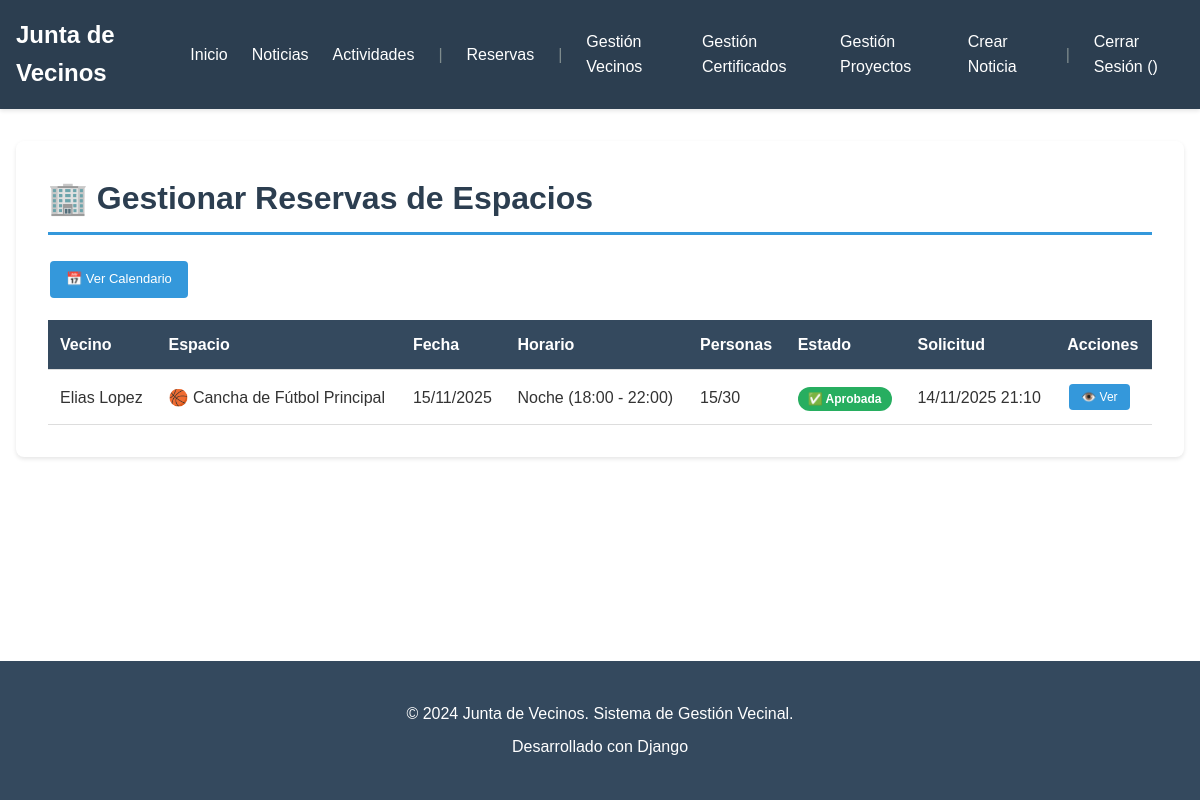
The page /reservas/gestionar/ (signed in) on the database its author committed.
### gestion/models.py (models this page shows, shortened)
class ReservaEspacio(models.Model):
    ESTADO_CHOICES = [
        ('pendiente', 'Pendiente'),
        ('aprobada', 'Aprobada'),
        ('rechazada', 'Rechazada'),
        ('cancelada', 'Cancelada'),
    ]
    HORARIO_CHOICES = [
        ('manana', 'Mañana (08:00 - 13:00)'),
        ('tarde', 'Tarde (13:00 - 18:00)'),
        ('noche', 'Noche (18:00 - 22:00)'),
        ('dia_completo', 'Día Completo (08:00 - 22:00)'),
    ]
    vecino = models.ForeignKey(Vecino, on_delete=models.CASCADE, related_name='reservas')
    espacio = models.ForeignKey(EspacioComunitario, on_delete=models.CASCADE, related_name='reservas')
    fecha = models.DateField()
    horario = models.CharField(max_length=20, choices=HORARIO_CHOICES)
    motivo = models.TextField(help_text="Motivo de la reserva")
    cantidad_personas = models.IntegerField(help_text="Cantidad estimada de personas")
    estado = models.CharField(max_length=20, choices=ESTADO_CHOICES, default='pendiente')
    fecha_solicitud = models.DateTimeField(auto_now_add=True)
    fecha_respuesta = models.DateTimeField(null=True, blank=True)
    observaciones_admin = models.TextField(blank=True, help_text="Observaciones del administrador")
    class Meta:
        verbose_name = "Reserva de Espacio"
        verbose_name_plural = "Reservas de Espacios"
        ordering = ['-fecha_solicitud']
        unique_together = ['espacio', 'fecha', 'horario', 'estado']

class Vecino(models.Model):
    user = models.OneToOneField(User, on_delete=models.CASCADE, null=True, blank=True, related_name='vecino')
    rut = models.CharField(max_length=12, unique=True)
    nombre = models.CharField(max_length=100)
    apellido = models.CharField(max_length=100)
    email = models.EmailField(unique=True)
    telefono = models.CharField(max_length=15)
    direccion = models.CharField(max_length=200)
    es_miembro = models.BooleanField(default=False)
    fecha_inscripcion = models.DateField(auto_now_add=True)
    class Meta:
        verbose_name = "Vecino"
        verbose_name_plural = "Vecinos"

class EspacioComunitario(models.Model):
    TIPO_CHOICES = [
        ('cancha', 'Cancha'),
        ('sala', 'Sala'),
        ('plaza', 'Plaza'),
    ]
    nombre = models.CharField(max_length=200)
    tipo = models.CharField(max_length=20, choices=TIPO_CHOICES)
    descripcion = models.TextField()
    capacidad = models.IntegerField(help_text="Capacidad máxima de personas")
    activo = models.BooleanField(default=True)
    class Meta:
        verbose_name = "Espacio Comunitario"
        verbose_name_plural = "Espacios Comunitarios"

### gestion/views.py (the view)
# urls.py: path('reservas/gestionar/', views.gestionar_reservas, name='gestionar_reservas'),
@login_required
def gestionar_reservas(request):
    if not request.user.is_staff:
        messages.error(request, 'No tienes permisos para acceder a esta página.')
        return redirect('home')
    reservas = ReservaEspacio.objects.all().order_by('-fecha_solicitud')
    return render(request, 'gestion/reservas/gestionar.html', {'reservas': reservas})

### gestion/templates/gestion/reservas/gestionar.html (shortened to what this page needs)
{% extends 'gestion/base.html' %}
{% block content %}
<div class="content-container">
    <h1>🏢 Gestionar Reservas de Espacios</h1>
    <div style="margin-bottom: 20px;">
        <a href="{% url 'calendario_reservas' %}" class="btn btn-info">📅 Ver Calendario</a>
    </div>
    {% if reservas %}
    <table class="data-table">
        <thead>
            <tr>
                <th>Vecino</th>
                <th>Espacio</th>
                <th>Fecha</th>
                <th>Horario</th>
                <th>Personas</th>
                <th>Estado</th>
                <th>Solicitud</th>
                <th>Acciones</th>
            </tr>
        </thead>
        <tbody>
            {% for reserva in reservas %}
            <tr>
                <td>{{ reserva.vecino.nombre }} {{ reserva.vecino.apellido }}</td>
                <td>
                    {% if reserva.espacio.tipo == 'cancha' %}🏀
                    {% elif reserva.espacio.tipo == 'sala' %}🏢
                    {% elif reserva.espacio.tipo == 'plaza' %}🌳
                    {% endif %}
                    {{ reserva.espacio.nombre }}
                </td>
                <td>{{ reserva.fecha|date:"d/m/Y" }}</td>
                <td>{{ reserva.get_horario_display }}</td>
                <td>{{ reserva.cantidad_personas }}/{{ reserva.espacio.capacidad }}</td>
                <td>
                    {% if reserva.estado == 'pendiente' %}
                        <span class="badge badge-warning">⏳ Pendiente</span>
                    {% elif reserva.estado == 'aprobada' %}
                        <span class="badge badge-success">✅ Aprobada</span>
                    {% elif reserva.estado == 'rechazada' %}
                        <span class="badge badge-danger">❌ Rechazada</span>
                    {% elif reserva.estado == 'cancelada' %}
                        <span class="badge badge-secondary">🚫 Cancelada</span>
                    {% endif %}
                </td>
                <td>{{ reserva.fecha_solicitud|date:"d/m/Y H:i" }}</td>
                <td>
                    <button type="button" class="btn btn-info btn-sm" onclick="verDetalle{{ reserva.id }}()">👁️ Ver</button>
                </td>
            </tr>
            {% endfor %}
        </tbody>
    </table>
    {% else %}
    <p class="no-data">No hay reservas registradas en el sistema.</p>
    {% endif %}
</div>
{% endblock %}

### core/static/css/estilos.css (style rules this page uses)
* { margin: 0; padding: 0; box-sizing: border-box; }
body { font-family: Arial, sans-serif; line-height: 1.6; color: #333; min-height: 100vh; display: flex; flex-direction: column; }
.content-container { background: white; padding: 2rem; border-radius: 8px; box-shadow: 0 2px 4px rgba(0,0,0,0.1); }
.content-container h1 { color: #2c3e50; margin-bottom: 1.5rem; border-bottom: 3px solid #3498db; padding-bottom: 0.5rem; }
.data-table { width: 100%; border-collapse: collapse; margin-top: 1rem; }
.data-table thead { background-color: #34495e; color: white; }
.data-table th, .data-table td { padding: 0.75rem; text-align: left; border-bottom: 1px solid #ddd; }
.badge { padding: 0.25rem 0.75rem; border-radius: 12px; font-size: 0.875rem; font-weight: bold; }
.badge-success { background-color: #28a745; color: white; }
form button[type="submit"], .btn { background-color: #3498db; color: white; padding: 0.75rem 1.5rem; border: none; border-radius: 4px; cursor: pointer; font-size: 1rem; transition: background-color 0.3s; }

### gestion/templates/gestion/reservas/gestionar.html (style rules this page uses)
.btn { display: inline-block; padding: 8px 16px; margin: 2px; border: none; border-radius: 4px; cursor: pointer; text-decoration: none; font-size: 13px; }
.btn-info { background-color: #3498db; color: white; }
.btn-sm { padding: 6px 12px; font-size: 12px; }
.badge { padding: 5px 10px; border-radius: 12px; font-size: 12px; font-weight: bold; }
.badge-success { background-color: #27ae60; color: white; }

### rows shown on the page
ReservaEspacio: vecino.nombre "Elias", vecino.apellido "Lopez", espacio.nombre "Cancha de Fútbol Principal", fecha "15/11/2025", horario "Noche (18:00 - 22:00)", cantidad_personas "15", espacio.capacidad "30", estado "✅ Aprobada", fecha_solicitud "14/11/2025 21:10"
